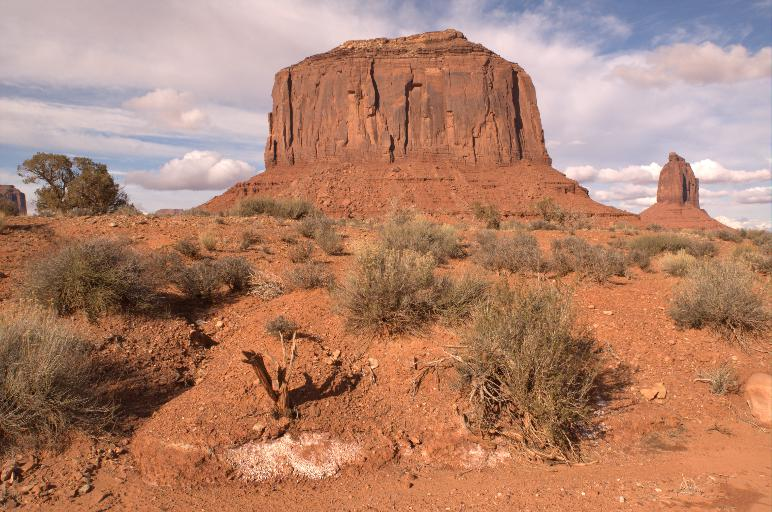
%> input picture DeepGuidedFilter_TF/test/rgb.jpg, 772 x 512 px
$ octave --eval "result = L0Smoothing(imread('../../../DeepGuidedFilter_TF/test/rgb.jpg'));"   (GNU Octave 9; MATLAB toolbox functions it lacks are replaced by stand-ins)
%> lines starting %> are read from the running program, lines starting %| are printed output that depends on the picture; in (x1, y1, x2, y2) boxes, pixels count from 0 and x2, y2 are one past the last pixel; in counts of white or black regions, pixels touching at a corner belong together; the program's own positions count from 1
%   Distribution code Version 1.0 -- 09/23/2011 by Jiaya Jia Copyright 2011, The Chinese University of Hong Kong.
%
%   The Code is created based on the method described in the following paper
%   [1] "Image Smoothing via L0 Gradient Minimization", Li Xu, Cewu Lu, Yi Xu, Jiaya Jia, ACM Transactions on Graphics,
%   (SIGGRAPH Asia 2011), 2011.
%
%   The code and the algorithm are for non-comercial use only.


function S = L0Smoothing(Im, lambda, kappa)
%L0Smooth - Image Smoothing via L0 Gradient Minimization
%   S = L0Smooth(Im, lambda, kappa) performs L0 graidient smoothing of input
%   image Im, with smoothness weight lambda and rate kappa.
%
%   Paras:
%   @Im    : Input UINT8 image, both grayscale and color images are acceptable.
%   @lambda: Smoothing parameter controlling the degree of smooth. (See [1])
%            Typically it is within the range [1e-3, 1e-1], 2e-2 by default.
%   @kappa : Parameter that controls the rate. (See [1])
%            Small kappa results in more iteratioins and with sharper edges.
%            We select kappa in (1, 2].
%            kappa = 2 is suggested for natural images.
%
%   Example
%   ==========
%   Im  = imread('pflower.jpg');
%   S  = L0Smooth(Im); % Default Parameters (lambda = 2e-2, kappa = 2)
%   figure, imshow(Im), figure, imshow(S);


if ~exist('kappa','var')
    kappa = 2.0;
end
if ~exist('lambda','var')
    lambda = 2e-2;
end
S = im2double(Im);
betamax = 1e5;
fx = [1, -1];
fy = [1; -1];
[N,M,D] = size(Im);
%> N = 512; M = 772; D = 3
sizeI2D = [N,M];
%> sizeI2D = [512 772]
otfFx = psf2otf(fx,sizeI2D);
otfFy = psf2otf(fy,sizeI2D);
Normin1 = fft2(S);
Denormin2 = abs(otfFx).^2 + abs(otfFy ).^2;
if D>1
    Denormin2 = repmat(Denormin2,[1,1,D]);
end
beta = 2*lambda;
while beta < betamax
    Denormin   = 1 + beta*Denormin2;
    % h-v subproblem
    h = [diff(S,1,2), S(:,1,:) - S(:,end,:)];
    v = [diff(S,1,1); S(1,:,:) - S(end,:,:)];
    if D==1
        t = (h.^2+v.^2)<lambda/beta;
    else
        t = sum((h.^2+v.^2),3)<lambda/beta;
        t = repmat(t,[1,1,D]);
    end
    h(t)=0; v(t)=0;
    % S subproblem
    Normin2 = [h(:,end,:) - h(:, 1,:), -diff(h,1,2)];
    Normin2 = Normin2 + [v(end,:,:) - v(1, :,:); -diff(v,1,1)];
    FS = (Normin1 + beta*fft2(Normin2))./Denormin;
    S = real(ifft2(FS));
    beta = beta*kappa;
    fprintf('.');
end
%> this loop made 22 passes
%> pass 1, in L0Smoothing, `h = [diff(S,1,2), S(:,1,:) - S(:,end,:)];`:
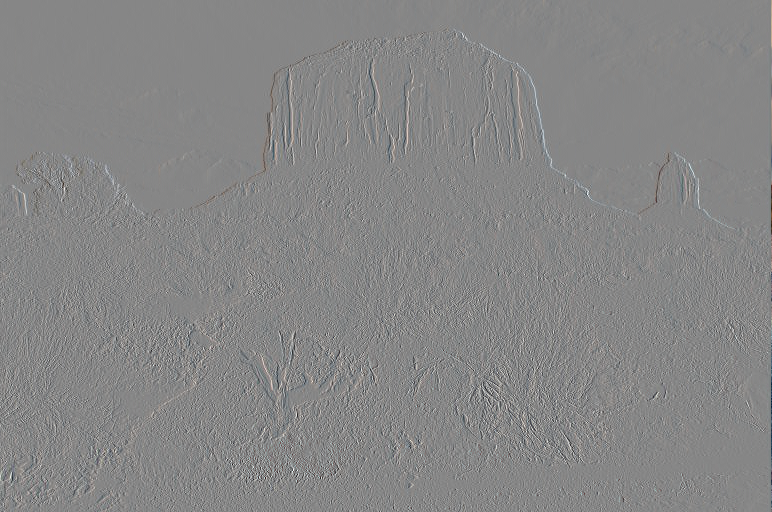
%> h: size 512x772x3 double; mean R, G, B 9.83e-22, 4e-21, -2.6e-21; drawn with min black and max white
%> pass 1, in L0Smoothing, `v = [diff(S,1,1); S(1,:,:) - S(end,:,:)];`:
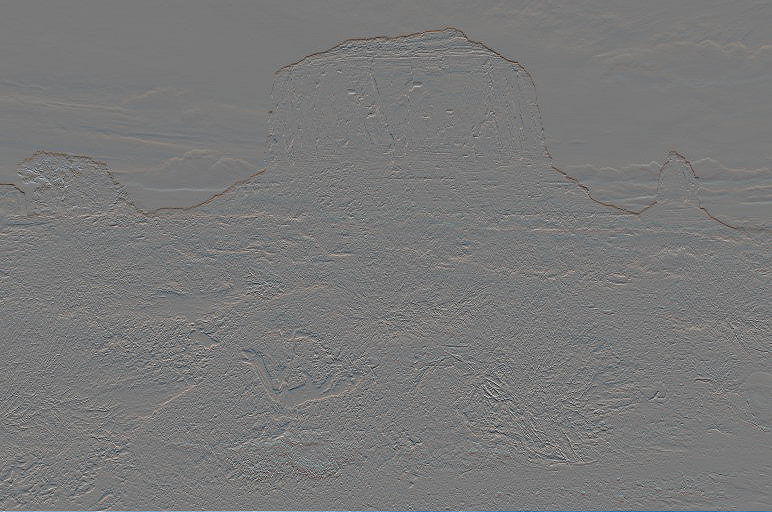
%> v: size 512x772x3 double; mean R, G, B 3.74e-17, -2.91e-17, 2.49e-18; drawn with min black and max white
%> pass 1, in L0Smoothing, `t = sum((h.^2+v.^2),3)<lambda/beta;`:
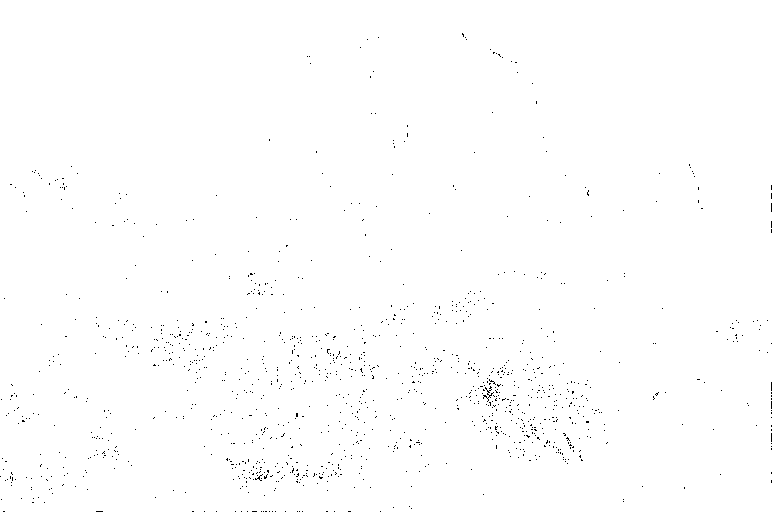
%> t: size 512x772 logical; 99.5% white; black in thin lines or dots
%> after the loop:
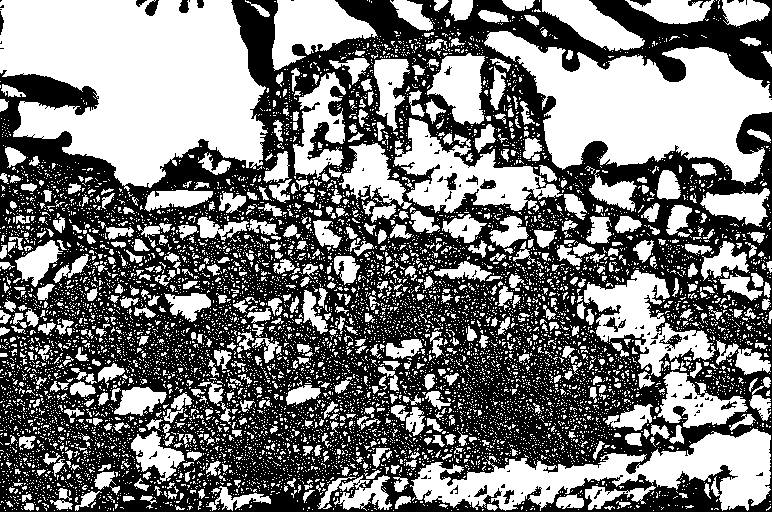
%> t: size 512x772x3 logical; 47.5% white; 9083 white regions (8455 under 20 px), largest, box (x1, y1, x2, y2) and area: (0, 0, 268, 191) 35724, (484, 31, 772, 186) 22565, (410, 428, 771, 511) 12325
%> after the loop, beta = 167772.2
%> `result = L0Smoothing(imread('../../../DeepGuidedFilter_TF/test/rgb.jpg..`:
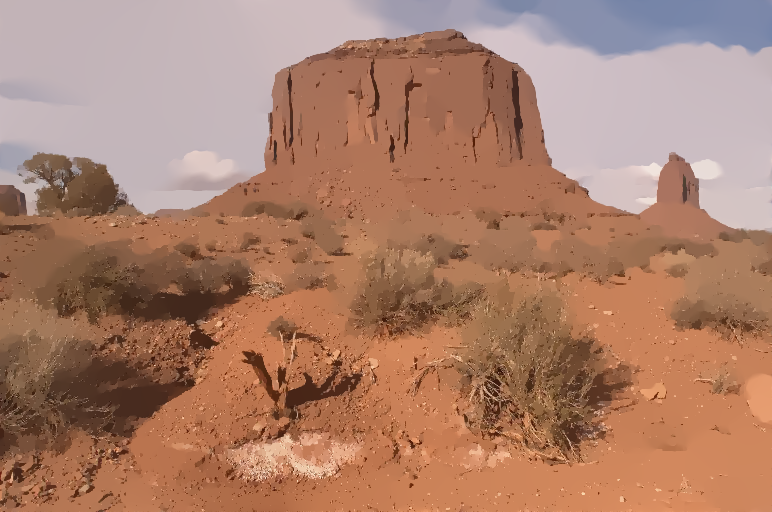
%> result: size 512x772x3 double; mean R, G, B 0.692, 0.51, 0.424; mean of the top-left, top-right, bottom-left and bottom-right quarters 0.627, 0.616, 0.417, 0.507; drawn with min black and max white
fprintf('\n');
end
